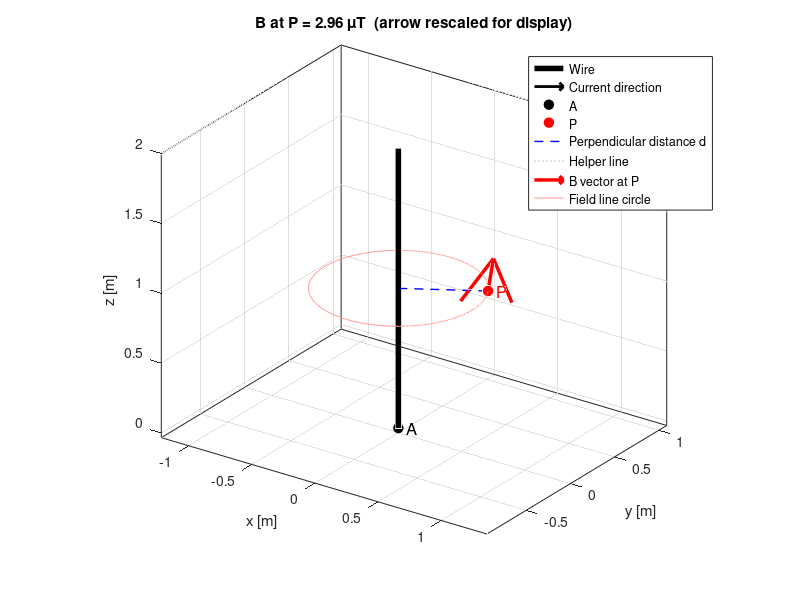

Reproduce this figure in MATLAB.
%% BIOT-SAVART: MAGNETIC FIELD OF A FINITE STRAIGHT WIRE PARALLEL TO THE Z-AXIS
% Model:
%   - Straight conductor of length l carrying current I (positive = +z).
%   - Point A(Ax,Ay,Az) is the LOWER END of the wire; the wire runs from
%     z = Az to z = Az + l at fixed (x,y) = (Ax,Ay).
%   - B is computed at P(Px,Py,Pz) in two ways:
%       (a) numerical integration of the Biot-Savart law
%       (b) closed-form analytic result (used as a cross-check)
%   - The result is shown in 3D with quiver3 (vector arrow).
%
% Biot-Savart law:  dB = (mu0*I/(4*pi)) * (dl x r) / |r|^3
%   dl : current element, r : vector from the element to the point P

clear; clc; close all;

%% 1. INPUT PARAMETERS (SI units)
mu0 = 4*pi*1e-7;          % vacuum permeability [T*m/A]
I   = 10;                 % current [A]  (sign gives direction along +z / -z)
l   = 2;                  % wire length [m]
A   = [0.0, 0.0, 0.0];    % wire start point A = [Ax Ay Az] [m]
P   = [0.5, 0.3, 1.0];    % field point P = [Px Py Pz] [m]
N   = 2000;               % number of segments for numerical integration

%% 2. WIRE GEOMETRY
% Split the wire into N small segments along z. Use segment midpoints.
zEdges = linspace(A(3), A(3) + l, N+1);          % segment boundaries
zMid   = (zEdges(1:end-1) + zEdges(2:end))/2;    % segment midpoints
dz     = l/N;                                    % segment length

src = [A(1)*ones(N,1), A(2)*ones(N,1), zMid(:)]; % source points (N x 3)
dl  = repmat([0, 0, dz], N, 1);                  % current elements (N x 3), along +z

%% 3. NUMERICAL BIOT-SAVART INTEGRATION
r    = P - src;                          % vectors source -> P (N x 3)
rmag = sqrt(sum(r.^2, 2));               % |r| (N x 1)

if any(rmag < 1e-9)
    error('Point P lies on the wire: the field is singular there.');
end

dB    = (mu0*I/(4*pi)) * cross(dl, r, 2) ./ rmag.^3;  % contribution of each segment
B_num = sum(dB, 1);                                    % total field [Bx By Bz] (T)

%% 4. ANALYTIC RESULT (for verification)
dx = P(1) - A(1);                 % perpendicular offset components
dy = P(2) - A(2);
d  = hypot(dx, dy);               % perpendicular distance from P to the wire axis

z1 = A(3)     - P(3);             % wire end coordinates relative to P's height
z2 = A(3) + l - P(3);

% B_phi = mu0*I/(4*pi*d) * (sin(theta2) - sin(theta1))
Bphi  = mu0*I/(4*pi*d) * ( z2/sqrt(d^2 + z2^2) - z1/sqrt(d^2 + z1^2) );
phi_hat = [-dy, dx, 0] / d;       % azimuthal unit vector = z_hat x (radial direction)
B_ana = Bphi * phi_hat;

%% 5. PRINT RESULTS
fprintf('Numerical  B = [%+.4e  %+.4e  %+.4e] T,  |B| = %.4e T\n', B_num, norm(B_num));
fprintf('Analytical B = [%+.4e  %+.4e  %+.4e] T,  |B| = %.4e T\n', B_ana, norm(B_ana));
fprintf('Relative difference = %.2e\n', norm(B_num - B_ana)/norm(B_ana));

%% 6. 3D VISUALIZATION
figure('Color','w','Name','Magnetic field of a finite straight wire');
hold on; grid on; axis equal; box on;

% Wire (thick line) with current-direction arrow at its midpoint
plot3([A(1) A(1)], [A(2) A(2)], [A(3) A(3)+l], 'k-', 'LineWidth', 4);
quiver3(A(1), A(2), A(3)+l/2 - sign(I)*0.1*l/2, 0, 0, sign(I)*0.2*l, 0, ...
        'k', 'LineWidth', 2, 'MaxHeadSize', 2);

% Points A and P
plot3(A(1), A(2), A(3), 'ko', 'MarkerFaceColor','k', 'MarkerSize', 7);
plot3(P(1), P(2), P(3), 'ro', 'MarkerFaceColor','r', 'MarkerSize', 7);
text(A(1), A(2), A(3), '  A', 'FontSize', 12);
text(P(1), P(2), P(3), '  P', 'FontSize', 12, 'Color', 'r');

% Perpendicular from the wire axis to P (shows distance d)
plot3([A(1) P(1)], [A(2) P(2)], [P(3) P(3)], 'b--', 'LineWidth', 1);
plot3([A(1) A(1)], [A(2) A(2)], [A(3) P(3)], ':', 'Color', [0.5 0.5 0.5]); % helper line

% B vector at P (arrow rescaled so it is visible: length = 25 % of wire length)
scale = 0.25 * l / norm(B_num);
quiver3(P(1), P(2), P(3), ...
        scale*B_num(1), scale*B_num(2), scale*B_num(3), 0, ...  % 0 -> no auto-scaling
        'r', 'LineWidth', 2.5, 'MaxHeadSize', 0.8);

% Optional: circle of constant |B| around the wire through P (field-line direction)
t = linspace(0, 2*pi, 200);
plot3(A(1) + d*cos(t + atan2(dy,dx)), A(2) + d*sin(t + atan2(dy,dx)), ...
      P(3)*ones(size(t)), 'Color', [1 0.6 0.6], 'LineStyle', '-');

xlabel('x [m]'); ylabel('y [m]'); zlabel('z [m]');
title(sprintf('B at P = %.3g \\muT  (arrow rescaled for display)', norm(B_num)*1e6));
legend({'Wire','Current direction','A','P','Perpendicular distance d', ...
        'Helper line','B vector at P','Field line circle'}, 'Location','best');
view(35, 25);
hold off;
